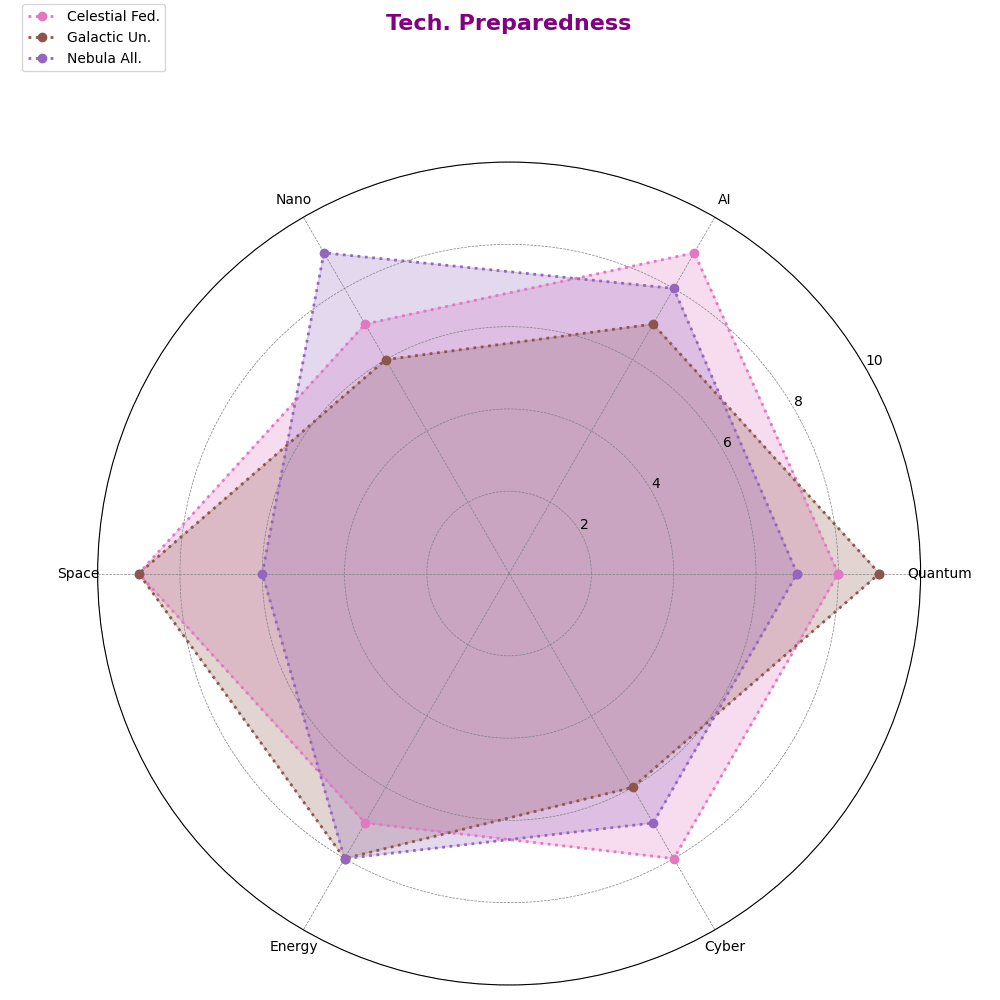

The script that drew this image:
import numpy as np
import matplotlib.pyplot as plt
from math import pi

domains = ['Quantum', 'AI', 'Nano', 'Space', 'Energy', 'Cyber']

civilization_1 = [8, 9, 7, 9, 7, 8]
civilization_2 = [9, 7, 6, 9, 8, 6]
civilization_3 = [7, 8, 9, 6, 8, 7]

data = np.vstack([civilization_1, civilization_2, civilization_3])

civilizations = ['Celestial Fed.', 'Galactic Un.', 'Nebula All.']

num_domains = len(domains)
angles = np.linspace(0, 2 * np.pi, num_domains, endpoint=False).tolist()

def create_radar_chart(ax, data, categories, labels, colors):
    angles_with_closure = angles + angles[:1]
    for i, group in enumerate(data):
        values = np.append(group, group[0])
        # Altering line style and marker
        ax.plot(angles_with_closure, values, linewidth=2, linestyle='dotted', marker='o', label=labels[i], color=colors[i])
        ax.fill(angles_with_closure, values, alpha=0.25, color=colors[i])

    plt.xticks(angles, categories, size=10)
    ax.set_rlabel_position(30)
    # Removed y-ticks for stylistic change
    plt.ylim(0, 10)

def main():
    fig, ax = plt.subplots(figsize=(10, 10), subplot_kw=dict(polar=True))
    
    # Altered colors
    colors = ['#e377c2', '#8c564b', '#9467bd']
    
    create_radar_chart(ax, data, domains, civilizations, colors)
    
    # Changed title color and position
    plt.title("Tech. Preparedness", size=16, color='purple', y=1.15, fontweight='bold')
    # Altered legend position
    plt.legend(loc='upper left', bbox_to_anchor=(-0.1, 1.2))
    
    # Added grid with dashed lines
    ax.grid(color='grey', linestyle='--', linewidth=0.5)

    plt.tight_layout()
    plt.show()

main()
